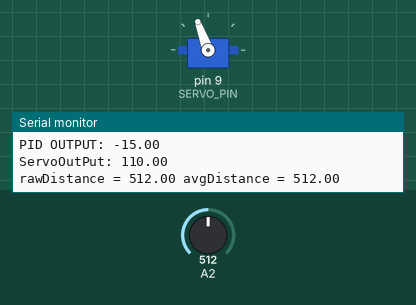
This sketch was run on a simulated Arduino Uno, built with avr-gcc and run on an emulated ATmega328P. Shown: servo, the last lines printed to the serial monitor. The inputs (shaded band) are chosen by the test bench; at power-on: A2 = 512.

Above: at 1.2 s.
1.3 s: A2 set to 240
At 1.74 s:
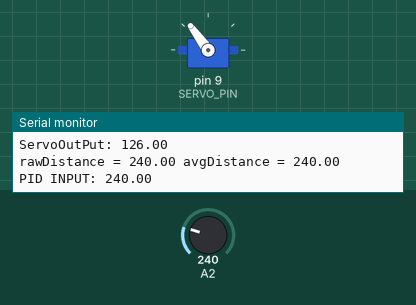
4.3 s: A2 set to 108
5.9 s: A2 set to 94
7.4 s: A2 set to 306
At 8.0 s:
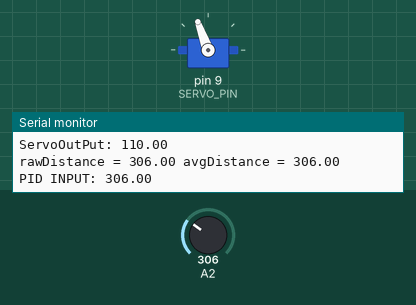
9.1 s: A2 set to 70
At 9.9 s:
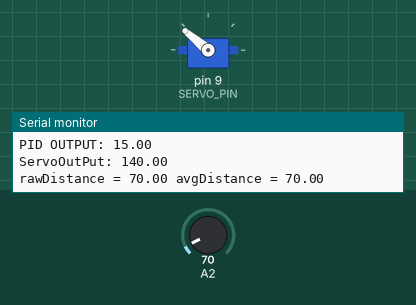
Timing chart, 0 to 11.8 s (numbered marks = the images above; inputs shaded):
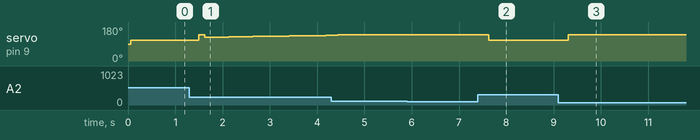

The sketch:

ballBalanceIRPot.ino
```cpp
#include<Servo.h>
#include<PID_v1.h>


#define SERVO_PIN  9                                  //Servo Pin
#define MAX_DISTANCE 80// Max distance in cm
#define MIN_DISTANCE 10// Min distance in CM
// Setup some parameters
float Kp = 1.5;                                            //Initial Proportional Gain
float Ki = 0.5;                                           //Initial Integral Gain
float Kd = 1.0;                                          //Intitial Derivative Gain
double myDirection = 1;
double myLevel = 125;
double minOutput = -15;
double maxOutput = 15;
double ScaleFactor = 1;
double offset = 150.0;// IR zero position output
// Declare PID signal variables
double Setpoint, Input, Output, ServoOutput;
double  avgDistance, sumOfRaw,  rawDistance, error;
double numOfSamples = 1.0;

PID myPID(&Input, &Output, &Setpoint, Kp, Ki, Kd, DIRECT);           //Initialize PID object, which is in the class PID.
Servo myServo;                                                       //Initialize Servo.

// Initial setup of Arduino
// If level is 100 degrees and max tilt for move left is 130 then move left is center +  error.
// If level is 100 and max tilt right is 40 then then move right if center - error.
// The PID should give to correct sign. if not just switch the myDirection modifier.
void setup() {
  Serial.begin(9600);                                //Begin Serial
  myServo.attach(SERVO_PIN);                          //Attach Servo
  myPID.SetMode(AUTOMATIC);                          //Set PID object mode
  myPID.SetOutputLimits(minOutput,maxOutput);        //Set Output limits


  }


void loop()
{
  for(int x = 0; x < numOfSamples; x++)
  {
     rawDistance = analogRead(2);
     if(x == 0){
      sumOfRaw = rawDistance;
     }
    else{
      sumOfRaw = sumOfRaw + rawDistance;
    }
  }
  avgDistance = sumOfRaw/numOfSamples;
  Serial.print("rawDistance = ");
  Serial.print(rawDistance);
  Serial.print(" avgDistance = ");
  Serial.println(avgDistance);
  // Update PID
  Setpoint = 250;//analogRead(1)/2.5;// make pot less sensative
  // Input is the error signal. So myLevel is an error of 0. So the error is added to the myLevel
  // and its sign tetermins direction
  //error = avgDistance - Output;
  error = avgDistance;
  Input = error;

  myPID.Compute();                               //computes Output in range of
  ServoOutput = myLevel + (Output/ScaleFactor * myDirection );
  Serial.print("PID INPUT: ");
  Serial.println(Input);
  Serial.print("PID SETPOINT: ");
  Serial.println(Setpoint);
  Serial.print("PID OUTPUT: ");
  Serial.println(Output);
  Serial.print("ServoOutPut: ");
  Serial.println(ServoOutput);
  myServo.write(ServoOutput);
  //myServo.write(myLevel);


}
```

Measured:
- after the input at 1.3 s, servo on pin 9 (SERVO_PIN): 110° → 140° after 0.19 s, → 126° 0.13 s later, → 127° 0.26 s later, → 128° 0.26 s later, … (12 changes in this stretch)
- after the input at 7.4 s, servo on pin 9 (SERVO_PIN): 140° → 110° after 0.23 s
- after the input at 9.1 s, servo on pin 9 (SERVO_PIN): 110° → 140° after 0.21 s
